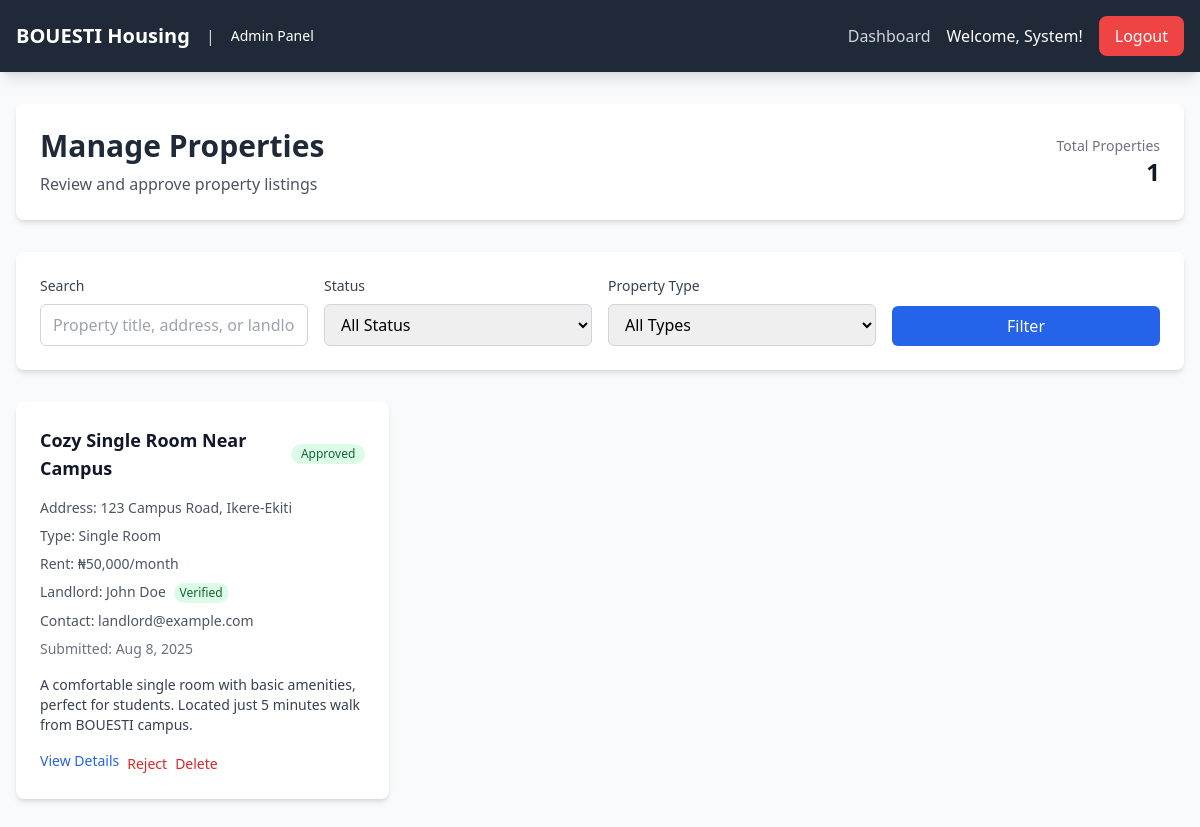
Page /admin/properties/index.php (signed in) on the committed database.
### tables this page shows
CREATE TABLE users (
    id INT PRIMARY KEY AUTO_INCREMENT,
    email VARCHAR(255) UNIQUE NOT NULL,
    password VARCHAR(255) NOT NULL,
    user_type ENUM('student', 'landlord', 'admin') NOT NULL,
    first_name VARCHAR(100) NOT NULL,
    last_name VARCHAR(100) NOT NULL,
    phone VARCHAR(20) NOT NULL,
    student_id VARCHAR(50) NULL,
    business_name VARCHAR(255) NULL,
    is_verified BOOLEAN DEFAULT FALSE,
    is_active BOOLEAN DEFAULT TRUE,
    created_at TIMESTAMP DEFAULT CURRENT_TIMESTAMP,
    updated_at TIMESTAMP DEFAULT CURRENT_TIMESTAMP ON UPDATE CURRENT_TIMESTAMP
);

CREATE TABLE properties (
    id INT PRIMARY KEY AUTO_INCREMENT,
    landlord_id INT NOT NULL,
    title VARCHAR(255) NOT NULL,
    description TEXT NOT NULL,
    address TEXT NOT NULL,
    rent_amount DECIMAL(10,2) NOT NULL,
    property_type ENUM('single_room', 'shared_room', 'apartment') NOT NULL,
    amenities TEXT NULL,
    is_available BOOLEAN DEFAULT TRUE,
    is_approved BOOLEAN DEFAULT FALSE,
    rejection_reason TEXT NULL,
    created_at TIMESTAMP DEFAULT CURRENT_TIMESTAMP,
    updated_at TIMESTAMP DEFAULT CURRENT_TIMESTAMP ON UPDATE CURRENT_TIMESTAMP,
    FOREIGN KEY (landlord_id) REFERENCES users(id) ON DELETE CASCADE
);

### includes/functions.php (called while the page is built, shortened)
<?php
function getUserById($user_id) {
    global $connection;
    $user_id = (int)$user_id;
    $sql = "SELECT * FROM users WHERE id = $user_id";
    $result = mysqli_query($connection, $sql);
    return $result ? mysqli_fetch_assoc($result) : false;
}
function getPropertyTypeLabel($type) {
    $types = [
        'single_room' => 'Single Room',
        'shared_room' => 'Shared Room',
        'apartment' => 'Apartment'
    ];
    return $types[$type] ?? $type;
}
?>

### admin/properties/index.php (the view, shortened to what this page needs)
<?php
require_once '../../includes/config.php';
require_once '../../includes/functions.php';
$user_id = $_SESSION['user_id'];
$user = getUserById($user_id);
$search = $_GET['search'] ?? '';
$sql = "SELECT p.*, u.first_name, u.last_name, u.email, u.phone, u.is_verified as landlord_verified
        FROM properties p
        JOIN users u ON p.landlord_id = u.id
        WHERE 1=1";
$sql .= " ORDER BY p.created_at DESC";
$properties = mysqli_query($connection, $sql);
?>
<!DOCTYPE html>
<html lang="en">
<head>
    <script src="https://cdn.tailwindcss.com"></script>
    <link rel="stylesheet" href="../../css/style.css">
</head>
<body class="bg-gray-50">
    <nav class="bg-gray-800 text-white shadow-lg">
        <div class="max-w-7xl mx-auto px-4">
            <div class="flex justify-between items-center py-4">
                <div class="flex items-center space-x-4">
                    <a href="../index.php" class="text-xl font-bold">BOUESTI Housing</a>
                    <span class="text-gray-300">|</span>
                    <span class="text-sm">Admin Panel</span>
                </div>
                <div class="flex items-center space-x-4">
                    <a href="../index.php" class="text-gray-300 hover:text-white">Dashboard</a>
                    <span>Welcome, <?php echo htmlspecialchars($user['first_name']); ?>!</span>
                    <a href="../../pages/logout.php" class="bg-red-500 hover:bg-red-600 px-4 py-2 rounded-lg transition duration-200">Logout</a>
                </div>
            </div>
        </div>
    </nav>
    <div class="max-w-7xl mx-auto px-4 py-8">
        <div class="bg-white rounded-lg shadow-md p-6 mb-8">
            <div class="flex items-center justify-between">
                <div>
                    <h1 class="text-3xl font-bold text-gray-800">Manage Properties</h1>
                    <p class="text-gray-600 mt-2">Review and approve property listings</p>
                </div>
                <div class="text-right">
                    <p class="text-sm text-gray-500">Total Properties</p>
                    <p class="text-2xl font-semibold text-gray-900"><?php echo mysqli_num_rows($properties); ?></p>
                </div>
            </div>
        </div>
        <div class="bg-white rounded-lg shadow-md p-6 mb-8">
            <form method="GET" class="grid grid-cols-1 md:grid-cols-4 gap-4">
                <div>
                    <label class="block text-sm font-medium text-gray-700 mb-2">Search</label>
                    <input type="text" name="search" value="<?php echo htmlspecialchars($search); ?>"
                           class="w-full px-3 py-2 border border-gray-300 rounded-md focus:outline-none focus:ring-2 focus:ring-blue-500"
                           placeholder="Property title, address, or landlord...">
                </div>
                <div>
                    <label class="block text-sm font-medium text-gray-700 mb-2">Status</label>
                    <select name="status" class="w-full px-3 py-2 border border-gray-300 rounded-md focus:outline-none focus:ring-2 focus:ring-blue-500">
                        <option value="">All Status</option>
                    </select>
                </div>
                <div>
                    <label class="block text-sm font-medium text-gray-700 mb-2">Property Type</label>
                    <select name="property_type" class="w-full px-3 py-2 border border-gray-300 rounded-md focus:outline-none focus:ring-2 focus:ring-blue-500">
                        <option value="">All Types</option>
                    </select>
                </div>
                <div class="flex items-end">
                    <button type="submit" class="w-full bg-blue-600 text-white px-4 py-2 rounded-md hover:bg-blue-700">
                        Filter
                    </button>
                </div>
            </form>
        </div>
        <div class="grid grid-cols-1 md:grid-cols-2 lg:grid-cols-3 gap-6">
            <?php if (mysqli_num_rows($properties) == 0): ?>
                <div class="col-span-full text-center py-12">
                    <svg class="mx-auto h-12 w-12 text-gray-400" fill="none" stroke="currentColor" viewBox="0 0 24 24">
                        <path stroke-linecap="round" stroke-linejoin="round" stroke-width="2" d="M19 21V5a2 2 0 00-2-2H7a2 2 0 00-2 2v16m14 0h2m-2 0h-5m-9 0H3m2 0h5M9 7h1m-1 4h1m4-4h1m-1 4h1m-5 10v-5a1 1 0 011-1h2a1 1 0 011 1v5m-4 0h4"></path>
                    </svg>
                    <h3 class="mt-2 text-sm font-medium text-gray-900">No properties found</h3>
                    <p class="mt-1 text-sm text-gray-500">No properties match your current filters.</p>
                </div>
            <?php else: ?>
                <?php while ($property = mysqli_fetch_assoc($properties)): ?>
                    <div class="bg-white rounded-lg shadow-md overflow-hidden">
                        <div class="p-6">
                            <div class="flex items-center justify-between mb-4">
                                <h3 class="text-lg font-semibold text-gray-900"><?php echo htmlspecialchars($property['title']); ?></h3>
                                <span class="inline-flex items-center px-2.5 py-0.5 rounded-full text-xs font-medium
                                    <?php echo $property['is_approved'] == 1 ? 'bg-green-100 text-green-800' :
                                            ($property['is_approved'] == 0 ? 'bg-yellow-100 text-yellow-800' : 'bg-red-100 text-red-800'); ?>">
                                    <?php echo $property['is_approved'] == 1 ? 'Approved' :
                                            ($property['is_approved'] == 0 ? 'Pending' : 'Rejected'); ?>
                                </span>
                            </div>
                            <div class="space-y-2 mb-4">
                                <p class="text-sm text-gray-600">
                                    <span class="font-medium">Address:</span> <?php echo htmlspecialchars($property['address']); ?>
                                </p>
                                <p class="text-sm text-gray-600">
                                    <span class="font-medium">Type:</span> <?php echo getPropertyTypeLabel($property['property_type']); ?>
                                </p>
                                <p class="text-sm text-gray-600">
                                    <span class="font-medium">Rent:</span> ₦<?php echo number_format($property['rent_amount']); ?>/month
                                </p>
                                <p class="text-sm text-gray-600">
                                    <span class="font-medium">Landlord:</span>
                                    <?php echo htmlspecialchars($property['first_name'] . ' ' . $property['last_name']); ?>
                                    <?php if ($property['landlord_verified']): ?>
                                        <span class="inline-flex items-center px-1.5 py-0.5 rounded-full text-xs font-medium bg-green-100 text-green-800 ml-1">
                                            Verified
                                        </span>
                                    <?php endif; ?>
                                </p>
                                <p class="text-sm text-gray-600">
                                    <span class="font-medium">Contact:</span> <?php echo htmlspecialchars($property['email']); ?>
                                </p>
                                <p class="text-sm text-gray-500">
                                    <span class="font-medium">Submitted:</span> <?php echo date('M j, Y', strtotime($property['created_at'])); ?>
                                </p>
                            </div>
                            <?php if ($property['description']): ?>
                                <div class="mb-4">
                                    <p class="text-sm text-gray-700"><?php echo htmlspecialchars(substr($property['description'], 0, 150)) . (strlen($property['description']) > 150 ? '...' : ''); ?></p>
                                </div>
                            <?php endif; ?>
                            <div class="flex flex-wrap gap-2">
                                <a href="../../pages/properties/details.php?id=<?php echo $property['id']; ?>"
                                   class="text-sm text-blue-600 hover:text-blue-800">View Details</a>
                                <?php if ($property['is_approved'] == 0): ?>
                                    <form method="POST" class="inline" onsubmit="return confirm('Approve this property?')">
                                        <input type="hidden" name="property_id" value="<?php echo $property['id']; ?>">
                                        <input type="hidden" name="action" value="approve">
                                        <button type="submit" class="text-sm text-green-600 hover:text-green-800">Approve</button>
                                    </form>
                                    <button onclick="showRejectModal(<?php echo $property['id']; ?>)"
                                            class="text-sm text-red-600 hover:text-red-800">Reject</button>
                                <?php elseif ($property['is_approved'] == 1): ?>
                                    <form method="POST" class="inline" onsubmit="return confirm('Reject this property?')">
                                        <button type="submit" class="text-sm text-red-600 hover:text-red-800">Reject</button>
                                    </form>
                                <?php endif; ?>
                                <form method="POST" class="inline" onsubmit="return confirm('Are you sure you want to delete this property? This action cannot be undone.')">
                                    <button type="submit" class="text-sm text-red-600 hover:text-red-800">Delete</button>
                                </form>
                            </div>
                        </div>
                    </div>
                <?php endwhile; ?>
            <?php endif; ?>
        </div>
    </div>
</body>
</html>

### rows in the picture
users: first_name "System"
properties: title "Cozy Single Room Near Campus", is_approved "Approved", address "123 Campus Road, Ikere-Ekiti", property_type "Single Room", rent_amount "50,000", landlord.last_name "John Doe", landlord.email "landlord@example.com", created_at "Aug 8, 2025", description "A comfortable single room with basic amenities, perfect for students. Located just 5 minutes walk from BOUESTI campus."

### other values in the picture
mysqli_num_rows($properties) "1"
